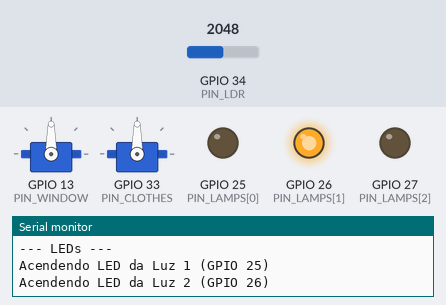
The sketch below on a simulated ESP32. Shown: 2 × servo, output pins drawn as LEDs (lit = HIGH), the last lines printed to the serial monitor. The inputs (shaded band) are chosen by the test bench; at power-on: GPIO 34 (PIN_LDR) = 2048 (analog values on the 0–4095 scale).

Above: at 1.7 s.
1.8 s: GPIO 34 (PIN_LDR) set to 1228
At 1.8 s:
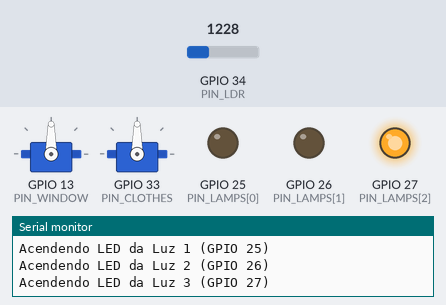
5.3 s: GPIO 34 (PIN_LDR) set to 491
At 8.8 s:
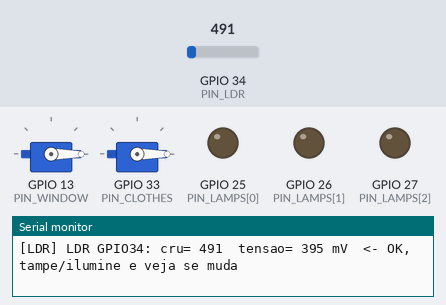
Timing chart, 0 to 16.9 s (numbered marks = the images above; inputs shaded):
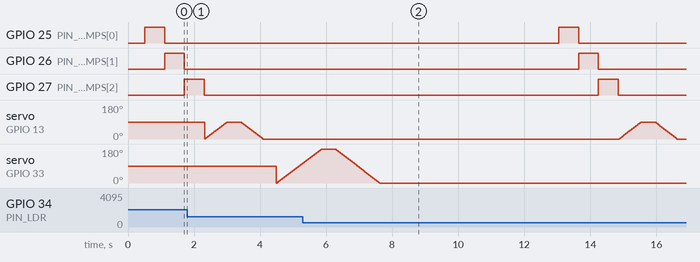

The sketch:

teste_hardware.ino
```cpp
/*
 * TESTE DE HARDWARE - Casinha IoT
 * Sem Wi-Fi e sem MQTT: serve só para conferir as ligações.
 *
 * O que ele faz, em ciclo:
 *   1. Acende os 3 LEDs, um de cada vez
 *   2. Move o servo da janela (GPIO 13): 0° -> 90° -> 0°
 *   3. Move o servo do varal  (GPIO 33): 0° -> 180° -> 0°
 *   4. Mostra no Serial Monitor (115200) a leitura do LDR (GPIO 34) e a
 *      tensão de 3V3 vista por outros pinos analógicos, para achar fio solto.
 *
 * Tampe e ilumine o LDR enquanto olha o Serial Monitor: o valor TEM que mudar.
 */
#include <ESP32Servo.h>

const int PIN_LDR = 34;
const int PIN_LAMPS[3] = {25, 26, 27};
const int PIN_WINDOW = 13;
const int PIN_CLOTHES = 33;

Servo windowServo;
Servo clothesServo;

void printLdr(const char* stage) {
  int raw = analogRead(PIN_LDR);
  int mv = analogReadMilliVolts(PIN_LDR);
  Serial.printf("[%s] LDR GPIO34: cru=%4d  tensao=%4d mV  ", stage, raw, mv);
  if (raw == 0) Serial.println("<- 0 V: o 3V3 nao chega no LDR (fio solto, trilho da protoboard ou LDR no pino errado)");
  else if (raw >= 4095) Serial.println("<- 3,3 V cravado: falta o resistor de 10k para o GND");
  else Serial.println("<- OK, tampe/ilumine e veja se muda");
}

void sweep(Servo& s, const char* name, int maxAngle) {
  Serial.printf("Servo %s: indo para %d graus...\n", name, maxAngle);
  for (int a = 0; a <= maxAngle; a += 2) { s.write(a); delay(15); }
  delay(400);
  Serial.printf("Servo %s: voltando para 0 graus...\n", name);
  for (int a = maxAngle; a >= 0; a -= 2) { s.write(a); delay(15); }
  delay(400);
}

void setup() {
  Serial.begin(115200);
  delay(500);
  Serial.println("\n===== TESTE DE HARDWARE - Casinha IoT =====");

  for (int i = 0; i < 3; i++) pinMode(PIN_LAMPS[i], OUTPUT);
  analogReadResolution(12);

  windowServo.setPeriodHertz(50);
  clothesServo.setPeriodHertz(50);
  bool okW = windowServo.attach(PIN_WINDOW, 500, 2400);
  bool okC = clothesServo.attach(PIN_CLOTHES, 500, 2400);
  Serial.printf("attach servo janela (GPIO %d): %s\n", PIN_WINDOW, okW ? "OK" : "FALHOU");
  Serial.printf("attach servo varal  (GPIO %d): %s\n", PIN_CLOTHES, okC ? "OK" : "FALHOU");
}

void loop() {
  Serial.println("\n--- LEDs ---");
  for (int i = 0; i < 3; i++) {
    Serial.printf("Acendendo LED da Luz %d (GPIO %d)\n", i + 1, PIN_LAMPS[i]);
    digitalWrite(PIN_LAMPS[i], HIGH);
    delay(600);
    digitalWrite(PIN_LAMPS[i], LOW);
  }

  printLdr("antes dos servos");

  Serial.println("--- Servos ---");
  sweep(windowServo, "JANELA (GPIO 13)", 90);
  sweep(clothesServo, "VARAL (GPIO 33)", 180);

  // leitura contínua do LDR por 5 s
  Serial.println("--- LDR por 5 s: tampe e ilumine agora ---");
  for (int i = 0; i < 10; i++) {
    printLdr("LDR");
    delay(500);
  }
}
```

Measured:
- by itself, servo on GPIO 13 (PIN_WINDOW): rises from 0° to 90° in 0.66 s, then falls to 0° in 1.1 s
- by itself, servo on GPIO 33 (PIN_CLOTHES): rises from 104° to 180° in 0.54 s, then falls to 0° in 1.8 s
